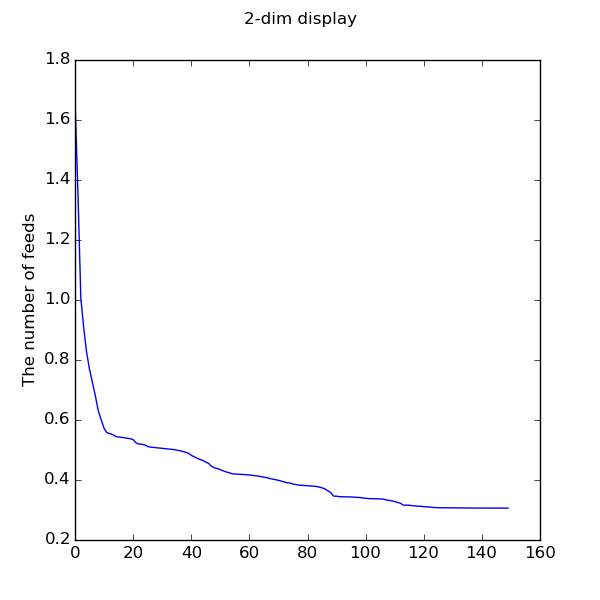

Write the Python code that produced this figure.
import matplotlib.pyplot as plt
import numpy as np
import json
from datetime import datetime
import matplotlib.dates as dates
import time
from pprint import pprint
from mpl_toolkits.mplot3d import Axes3D
import matplotlib.ticker as ticker
import math

#option 1
fitness = []
for line in open('./PSO.json', 'r'):
    fitness=json.loads(line)

x=[]
y=[]
print(len(fitness))
for idx, val in enumerate(fitness):
    x.append(idx)
    y.append(math.sqrt(val*2)/55)

plt.switch_backend('WebAgg')
#plt.switch_backend('Qt4Agg')

fig = plt.figure(figsize=plt.figaspect(1.))

######
# first plot
######
fig.suptitle('2-dim display')
ax = fig.add_subplot(1, 1, 1)
ax.plot(x, y, markerfacecolor='CornflowerBlue', markeredgecolor='white')
#ax.set_xlim([datetime(])
#ax.set_ylim([0, 250])
ax.set_ylabel('The number of feeds')

plt.show()
# vim: autoindent tabstop=4 shiftwidth=4 expandtab softtabstop=4 filetype=python
